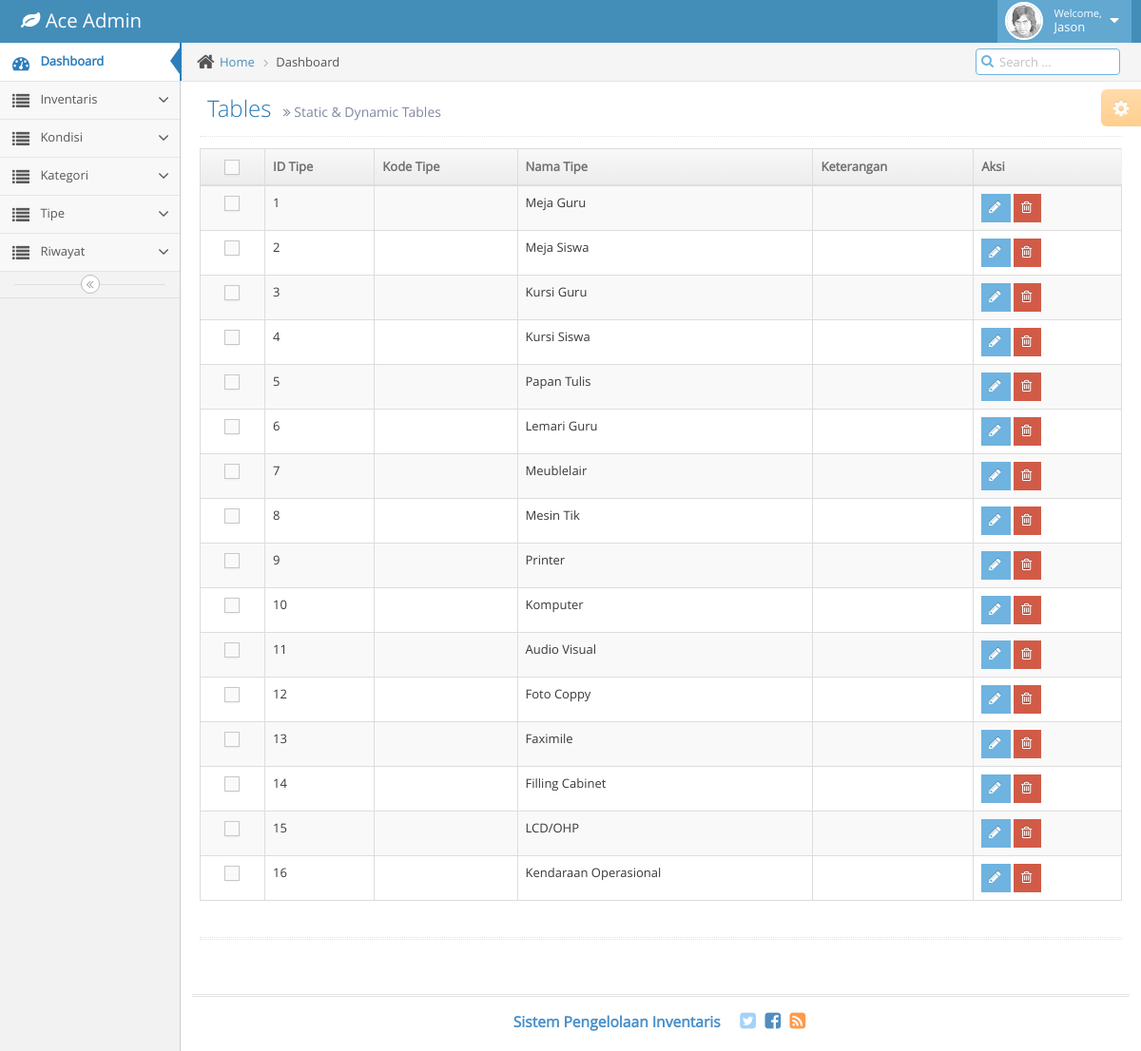
/index.php/type/type_read, run on the app's committed database.
### tables this page shows
CREATE TABLE `inv_ref_type` (
  `type_id` int(11) NOT NULL AUTO_INCREMENT,
  `type_code` char(3) DEFAULT NULL,
  `type_name` varchar(200) DEFAULT NULL,
  `type_desc` text,
  PRIMARY KEY (`type_id`)
);

### application/controllers/Type.php (called while the page is built, shortened)
<?php
class Type extends CI_Controller {
	public function __construct(){
        $this->load->database();
        $this->load->helper('url');
		$this->load->model('M_type');
    }
	public function type_read(){
		$data['typ'] = $this->M_type->select_all();
		$data['view'] = 'pages/type_view';
		$this->load->view('index', $data);
	}
}

### index.php (called while the page is built, shortened)
<?php
require_once BASEPATH.'core/CodeIgniter.php';

### application/models/M_type.php (called while the page is built, shortened)
<?php
class M_type extends CI_Model
{
	function select_all(){
		$query = $this->db->query("SELECT * FROM inv_ref_type");
		$result = $query->result();
		return $result;
	}
}

### application/views/pages/type_view.php (the view, shortened to what this page needs)
<div class="page-header">
							<h1>
								Tables
								<small>
									<i class="ace-icon fa fa-angle-double-right"></i>
									Static &amp; Dynamic Tables
								</small>
							</h1>
						</div>
						<div class="row">
							<div class="col-xs-12">
								<div class="row">
									<div class="col-xs-12">
										<table id="simple-table" class="table table-striped table-bordered table-hover">
											<thead>
												<tr>
													<th class="center">
														<label class="pos-rel">
															<span class="lbl"></span>
														</label>
													</th>
													<th> ID Tipe </th>
													<th> Kode Tipe </th>
													<th> Nama Tipe </th>
													<th> Keterangan </th>
													<th> Aksi </th>
												</tr>
											</thead>
											<tbody>
											<?php foreach ($typ as $types) { ?>
												<tr>
													<td class="center">
														<label class="pos-rel">
															<span class="lbl"></span>
														</label>
													</td>
													<td><?php echo $types->type_id; ?></td>
													<td><?php echo $types->type_code; ?></td>
													<td><?php echo $types->type_name; ?></td>
													<td><?php echo $types->type_desc; ?></td>
													<td>
														<div class="hidden-sm hidden-xs btn-group">
															<a href="<?php echo site_url('Type/type_edit/'.$types->type_id);?>">
																<button class="btn btn-xs btn-info">
																	<i class="ace-icon fa fa-pencil bigger-120"></i>
																</button>
															</a>
															<a href="<?php echo site_url('Type/type_delete/'.$types->type_id);?>">
																<button class="btn btn-xs btn-danger">
																	<i class="ace-icon fa fa-trash-o bigger-120"></i>
																</button>
															</a>
														</div>
													</td>
												</tr>
												<?php } ?>
											</tbody>
										</table>
									</div>
								</div>
								<div class="hr hr-18 dotted hr-double"></div>
							</div>
						</div>

### application/views/index.php (shortened to what this page needs)
<!DOCTYPE html>
<html lang="en">
	<head>
                <link rel="stylesheet" href="<?php echo base_url()?>assets/theme/ac_master/css/bootstrap.min.css" />
		<link rel="stylesheet" href="<?php echo base_url()?>assets/theme/ac_master/font-awesome/4.2.0/css/font-awesome.min.css" />
		<link rel="stylesheet" href="<?php echo base_url()?>assets/theme/ac_master/css/ace.min.css" class="ace-main-stylesheet" id="main-ace-style" />
	</head>
	<body class="no-skin">
		<?php $this->load->view('components/header');?>
		<div class="main-container" id="main-container">
			<?php $this->load->view('components/menu');?>
			<div class="main-content">
				<div class="main-content-inner">
					<div class="breadcrumbs" id="breadcrumbs">
						<ul class="breadcrumb">
							<li>
								<i class="ace-icon fa fa-home home-icon"></i>
								<a href="#">Home</a>
							</li>
							<li class="active">Dashboard</li>
						</ul>
						<div class="nav-search" id="nav-search">
							<form class="form-search">
								<span class="input-icon">
									<input type="text" placeholder="Search ..." class="nav-search-input" id="nav-search-input" autocomplete="off" />
									<i class="ace-icon fa fa-search nav-search-icon"></i>
								</span>
							</form>
						</div>
					</div>
					<div class="page-content">
						<?php $this->load->view('components/setting');?>
						<?php $this->load->view($view);?>
					</div>
				</div>
			</div>
			<?php $this->load->view('components/footer');?>
		</div>
	</body>
</html>

### application/views/components/header.php (shortened to what this page needs)
		<link rel="stylesheet" href="<?php echo base_url()?>/assets/theme/ac_master/css/bootstrap.min.css" />
		<link rel="stylesheet" href="<?php echo base_url()?>/assets/theme/ac_master/font-awesome/4.2.0/css/font-awesome.min.css" />
                <link rel="stylesheet" href="<?php echo base_url()?>/assets/theme/ac_master/css/ace.min.css" class="ace-main-stylesheet" id="main-ace-style" />
		<div id="navbar" class="navbar navbar-default">
			<div class="navbar-container" id="navbar-container">
				<div class="navbar-header pull-left">
					<a href="index.html" class="navbar-brand">
						<small>
							<i class="fa fa-leaf"></i>
							Ace Admin
						</small>
					</a>
				</div>
				<div class="navbar-buttons navbar-header pull-right" role="navigation">
					<ul class="nav ace-nav">
						<li class="light-blue">
							<a data-toggle="dropdown" href="#" class="dropdown-toggle">
								<img class="nav-user-photo" src="assets/avatars/user.jpg" alt="Jason's Photo" />
								<span class="user-info">
									<small>Welcome,</small>
									Jason
								</span>
								<i class="ace-icon fa fa-caret-down"></i>
							</a>
						</li>
					</ul>
				</div>
			</div>
		</div>
	</body>
</html>

### application/views/components/menu.php (shortened to what this page needs)
<div id="sidebar" class="sidebar responsive">
				<ul class="nav nav-list">
					<li class="active">
                        <a href="<?php echo base_url('index.php/home')?>">
							<i class="menu-icon fa fa-tachometer"></i>
							<span class="menu-text"> Dashboard </span>
						</a>
					</li>
					<li class="">
						<a href="#" class="dropdown-toggle">
							<i class="menu-icon fa fa-list"></i>
							<span class="menu-text"> Inventaris </span>
							<b class="arrow fa fa-angle-down"></b>
						</a>
					</li>
					<li class="">
						<a href="#" class="dropdown-toggle">
							<i class="menu-icon fa fa-list"></i>
							<span class="menu-text"> Kondisi </span>
							<b class="arrow fa fa-angle-down"></b>
						</a>
					</li>
					<li class="">
						<a href="#" class="dropdown-toggle">
							<i class="menu-icon fa fa-list"></i>
							<span class="menu-text"> Kategori </span>
							<b class="arrow fa fa-angle-down"></b>
						</a>
					</li>
					<li class="">
						<a href="#" class="dropdown-toggle">
							<i class="menu-icon fa fa-list"></i>
							<span class="menu-text"> Tipe </span>
							<b class="arrow fa fa-angle-down"></b>
						</a>
					</li>
					<li class="">
						<a href="#" class="dropdown-toggle">
							<i class="menu-icon fa fa-list"></i>
							<span class="menu-text"> Riwayat </span>
							<b class="arrow fa fa-angle-down"></b>
						</a>
					</li>
				</ul>
				<div class="sidebar-toggle sidebar-collapse" id="sidebar-collapse">
					<i class="ace-icon fa fa-angle-double-left" data-icon1="ace-icon fa fa-angle-double-left" data-icon2="ace-icon fa fa-angle-double-right"></i>
				</div>
			</div>

### application/views/components/setting.php (shortened to what this page needs)
<div class="ace-settings-container" id="ace-settings-container">
							<div class="btn btn-app btn-xs btn-warning ace-settings-btn" id="ace-settings-btn">
								<i class="ace-icon fa fa-cog bigger-130"></i>
							</div>
						</div>

### application/views/components/footer.php (shortened to what this page needs)
<div class="footer">
				<div class="footer-inner">
					<div class="footer-content">
						<span class="bigger-120">
							<span class="blue bolder"> Sistem Pengelolaan Inventaris </span>
						</span>
						<span class="action-buttons">
							<a href="#">
								<i class="ace-icon fa fa-twitter-square light-blue bigger-150"></i>
							</a>
							<a href="#">
								<i class="ace-icon fa fa-facebook-square text-primary bigger-150"></i>
							</a>
							<a href="#">
								<i class="ace-icon fa fa-rss-square orange bigger-150"></i>
							</a>
						</span>
					</div>
				</div>
			</div>

### data on the page
inv_ref_type: type_id "1", type_name "Meja Guru"
inv_ref_type: type_id "2", type_name "Meja Siswa"
inv_ref_type: type_id "3", type_name "Kursi Guru"
inv_ref_type: type_id "4", type_name "Kursi Siswa"
inv_ref_type: type_id "5", type_name "Papan Tulis"
inv_ref_type: type_id "6", type_name "Lemari Guru"
inv_ref_type: type_id "7", type_name "Meublelair"
inv_ref_type: type_id "8", type_name "Mesin Tik"
inv_ref_type: type_id "9", type_name "Printer"
inv_ref_type: type_id "10", type_name "Komputer"
inv_ref_type: type_id "11", type_name "Audio Visual"
inv_ref_type: type_id "12", type_name "Foto Coppy"
inv_ref_type: type_id "13", type_name "Faximile"
inv_ref_type: type_id "14", type_name "Filling Cabinet"
inv_ref_type: type_id "15", type_name "LCD/OHP"
inv_ref_type: type_id "16", type_name "Kendaraan Operasional"
